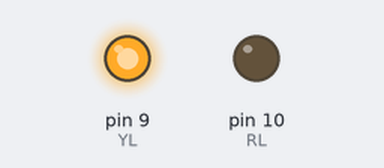
This sketch was run on a simulated Arduino Uno, built with avr-gcc and run on an emulated ATmega328P. Parts: output pins drawn as LEDs (lit = HIGH).

Above: at 0.4 s.
At 4.6 s:
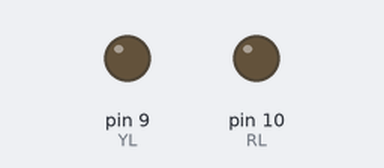
At 8.8 s:
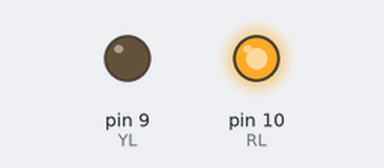
Timing chart, 0 to 12.5 s (numbered marks = the images above):
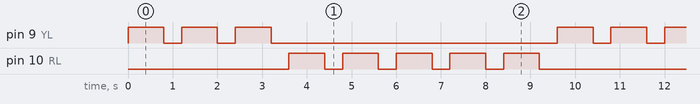

The sketch:

prog_For_Loops.ino
```cpp
int RL=10;
int RB=5;
int YL=9;
int YB=3;
const int Leds[]={RL,YL};
const int LNum=2;
int ON=800;
int OFF=400;
////////////////////////////
void setup() {
  for(int i=0;i<LNum;i++){
    pinMode(Leds[i],OUTPUT);
  }

}
////////////////////////////
void loop() {
  for(int i=0;i<YB;i++){
    digitalWrite(YL,HIGH);
    delay(ON);
    digitalWrite(YL,LOW);
    delay(OFF);
  }

  for(int i=0;i<RB;i++){
    digitalWrite(RL,HIGH);
    delay(ON);
    digitalWrite(RL,LOW);
    delay(OFF);
  }

}
```

Measured:
- by itself, pin 9 (YL): repeats every 9.6 s: 2 × (LOW 0.40 s, HIGH 0.80 s), LOW 6.4 s, HIGH 0.80 s
- by itself, pin 10 (RL): repeats every 9.6 s: 4 × (LOW 0.40 s, HIGH 0.80 s), LOW 4.0 s, HIGH 0.80 s
- by itself, everything shown: repeats every 9.6 s, in 16 steps
